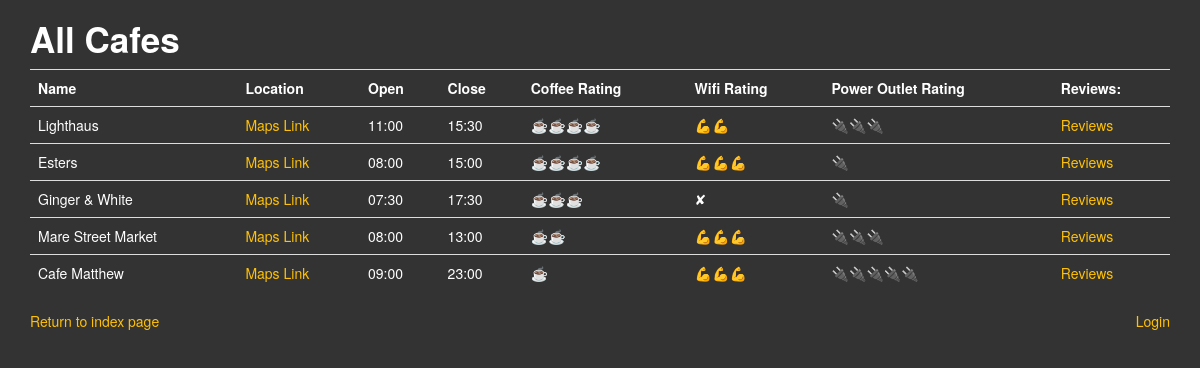
Screenshot of /cafes with the database file from the repository.
### cafe_wifi.py (models this page shows)
class Cafe(db.Model):
    __tablename__ = 'cafes'
    id = db.Column(db.Integer, primary_key=True)
    name = db.Column(db.String(255), unique=True, nullable=False)
    image_url = db.Column(db.String(600), nullable=False)
    location = db.Column(db.String(255),  nullable=False)
    open_time = db.Column(db.String(255), nullable=False)
    close_time = db.Column(db.String(255), nullable=False)
    coffee_rating = db.Column(db.String(255), nullable=False)
    wifi_rating = db.Column(db.String(255), nullable=False)
    power_rating = db.Column(db.String(255), nullable=False)
    reviews = relationship("Review", back_populates='parent_cafe')

### cafe_wifi.py (the view)
@app.route('/cafes')
def cafes():
    cafes = Cafe.query.all()
    return render_template('cafes.html', cafes=cafes)

### templates/cafes.html (shortened to what this page needs)
{% extends 'bootstrap/base.html' %}
{% block styles %}
  {{super()}}
  <link rel="stylesheet" href="{{url_for('static', filename='css/styles.css')}}">
{% endblock %}
{% block content %}
<div class="container">
  <div class="row">
    <div class="col-sm-12">
      <h1>All Cafes</h1>
	    <table class="table">
        <tr>
          <th>Name</th>
          <th>Location</th>
          <th>Open</th>
          <th>Close</th>
          <th>Coffee Rating</th>
          <th>Wifi Rating</th>
          <th>Power Outlet Rating</th>
          <th>Reviews: </th>
        </tr>
        {% for cafe in cafes %}
            <tr>
              <td>{{cafe.name}}</td>
              <td><a href="{{cafe.location}}" target="_blank">Maps Link</a></td>
              <td>{{cafe.open_time}}</td>
              <td>{{cafe.close_time}}</td>
              <td>{{cafe.coffee_rating}}</td>
              <td>{{cafe.wifi_rating}}</td>
              <td>{{cafe.power_rating}}</td>
              <td><a href="{{url_for('review', id=cafe.id)}}">Reviews</a></td>
            </tr>
        {% endfor %}
  	  </table>
    </div>
  </div>
  <div class="flex space-between">
    <p><a href="{{url_for('home')}}">Return to index page</a></p>
    {% if current_user.is_authenticated %}
    <p><a href="{{url_for('logout')}}">Logout</a></p>
    <p><a href="{{url_for('add_cafe')}}">Add new cafe</a></p>
    {% else %}
    <p><a href="{{url_for('login')}}">Login</a></p>
    {% endif %}
  </div>
</div>
{% endblock %}

### static/css/styles.css (style rules this page uses)
body { background-color: #333; color: white; }
a { color: #ffc107; }
h1 { font-size: 250%; font-weight: bolder; }
.flex { display:flex; }
.space-between { justify-content: space-between; }
.row { display:flex; flex-direction:row; justify-content: space-between; }

### rows the page displays
Cafe: name "Lighthaus", open_time "11:00", close_time "15:30", coffee_rating "☕☕☕☕️", wifi_rating "💪💪", power_rating "🔌🔌🔌"
Cafe: name "Esters", open_time "08:00", close_time "15:00", coffee_rating "☕☕☕☕", wifi_rating "💪💪💪", power_rating "🔌"
Cafe: name "Ginger & White", open_time "07:30", close_time "17:30", coffee_rating "☕☕☕", wifi_rating "✘", power_rating "🔌"
Cafe: name "Mare Street Market", open_time "08:00", close_time "13:00", coffee_rating "☕☕", wifi_rating "💪💪💪", power_rating "🔌🔌🔌"
Cafe: name "Cafe Matthew", open_time "09:00", close_time "23:00", coffee_rating "☕️", wifi_rating "💪💪💪", power_rating "🔌🔌🔌🔌🔌"
